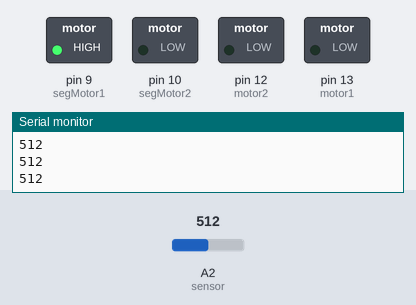
A sketch run on a simulated Arduino Uno, built with avr-gcc and run on an emulated ATmega328P. On the bench: switched loads named in the sketch (green lamp = pin HIGH), the last lines printed to the serial monitor. The test bench sets the inputs (shaded band); at power-on: A2 (sensor) = 512.

Above: at 1.3 s.
1.4 s: A2 (sensor) set to 211
3.2 s: A2 (sensor) set to 182
At 5.1 s:
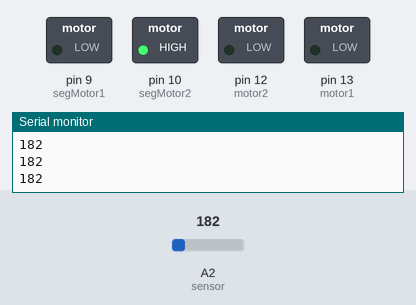
5.5 s: A2 (sensor) set to 210
At 6.6 s:
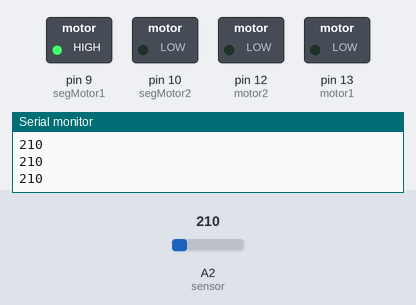
7.5 s: A2 (sensor) set to 190
At 8.5 s:
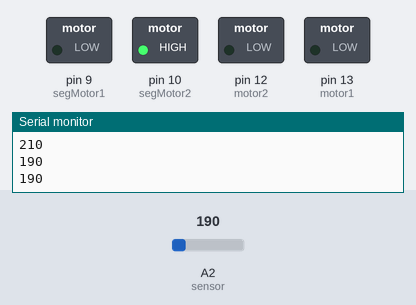
Timing chart, 0 to 10.5 s (numbered marks = the images above; inputs shaded):
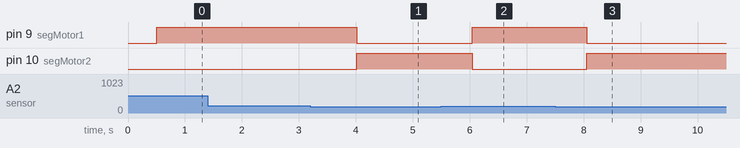

Measured:
- the behaviour switches between 200 and 199 on A2 (sensor) (found by bisection; images 0 and 1)
- after the input at 3.2 s, pin 9 (segMotor1): HIGH → LOW after 0.81 s; pin 10 (segMotor2): LOW → HIGH after 0.81 s
- after the input at 5.5 s, pin 9 (segMotor1): LOW → HIGH after 0.54 s; pin 10 (segMotor2): HIGH → LOW after 0.54 s
- after the input at 7.5 s, pin 9 (segMotor1): HIGH → LOW after 0.56 s; pin 10 (segMotor2): LOW → HIGH after 0.56 s

The sketch:

InfrarrojoMotores.ino
```cpp
/* Prueba para motores con el sensor infrarrojo en el pin 2,5,6,7
 *  6 de Novimebre del 2018
* Muñiz Patiño Andrea Fernanda
* Versión 1.0
* Sobre la práctica:
* Sensor infrarrojo, que dado el valor del sensor mueve el motor.
*/
#define motor1 13
#define motor2 12

#define segMotor1 9
#define segMotor2 10

#define sensor 2 //Pin de lectura analogica
//Cuando hago lecturas analogicas no puedo usar los pines 3,4.
int valor;

void setup() {
  pinMode(sensor, INPUT);

  pinMode(motor1, OUTPUT);
  pinMode(motor2, OUTPUT);

  pinMode(segMotor1, OUTPUT);
  pinMode(segMotor2, OUTPUT);
  Serial.begin(9600);
}

void loop() {
  valor = analogRead(sensor);
/*Dado el valor del infrarrojo será el sentido de las llantas
 * Se esta usando analogWrite para darle la velocidad a las llantas
*/
  Serial.println(valor);
  delay(500);
  if(valor < 200){
     analogWrite(motor1, 0);
     analogWrite(motor2, 50);
     delay(10);

     //OTRO MOTOR
     digitalWrite(9,0);
     digitalWrite(10,1);

  }else{
     analogWrite(13, 50);
     analogWrite(12, 0);
     //OTRO MOTOR
     digitalWrite(9,1);
     digitalWrite(10,0);
  }

}
```
